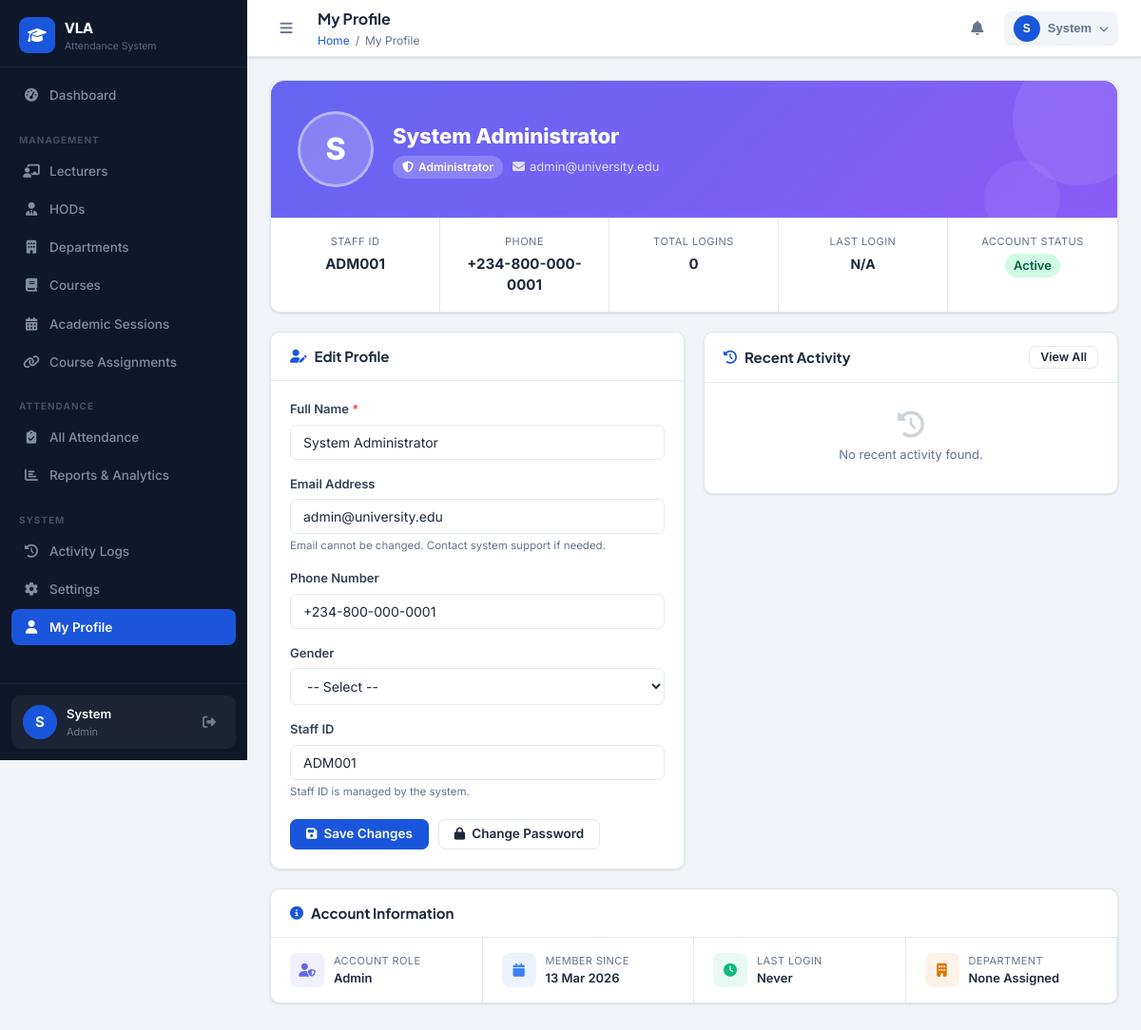
Screenshot of /admin/profile.php (signed in) with the database file from the repository.
### tables this page shows
CREATE TABLE IF NOT EXISTS users (
    id INT AUTO_INCREMENT PRIMARY KEY,
    full_name VARCHAR(150) NOT NULL,
    email VARCHAR(150) NOT NULL UNIQUE,
    phone VARCHAR(20),
    password VARCHAR(255) NOT NULL,
    role ENUM('admin','hod','lecturer') NOT NULL DEFAULT 'lecturer',
    department_id INT,
    staff_id VARCHAR(50) UNIQUE,
    gender ENUM('male','female','other'),
    qualification VARCHAR(200),
    specialization VARCHAR(200),
    profile_photo VARCHAR(255) DEFAULT 'default.png',
    status ENUM('active','inactive','suspended') DEFAULT 'active',
    last_login DATETIME,
    reset_token VARCHAR(100),
    reset_expires DATETIME,
    created_at TIMESTAMP DEFAULT CURRENT_TIMESTAMP,
    updated_at TIMESTAMP DEFAULT CURRENT_TIMESTAMP ON UPDATE CURRENT_TIMESTAMP,
    FOREIGN KEY (department_id) REFERENCES departments(id) ON DELETE SET NULL
);

### includes/functions.php (called while the page is built, shortened)
<?php
if (!function_exists('clean')) {
    function clean(string $str): string {
        return htmlspecialchars(trim($str), ENT_QUOTES, 'UTF-8');
    }
}
if (!function_exists('getCurrentUser')) {
    function getCurrentUser(): ?array {
        $conn = getDBConnection();
        $uid = (int)$_SESSION['user_id'];
        $r = $conn->query("SELECT u.*, d.name as dept_name, d.code as dept_code
            FROM users u LEFT JOIN departments d ON u.department_id = d.id
            WHERE u.id = $uid LIMIT 1");
        return $r ? $r->fetch_assoc() : null;
    }
}

### admin/profile.php (the view, shortened to what this page needs)
<?php
require_once '../includes/functions.php';
$pageTitle = 'My Profile';
$conn = getDBConnection();
$uid  = (int)$_SESSION['user_id'];
$loginCount = $conn->query("SELECT COUNT(*) AS c FROM activity_logs WHERE user_id=$uid AND action='LOGIN'")->fetch_assoc()['c'];
$recentLogs = $conn->query("SELECT * FROM activity_logs WHERE user_id=$uid ORDER BY created_at DESC LIMIT 8");
$sidebarItems = [
    ['url'=>'admin/dashboard.php',    'icon'=>'fas fa-tachometer-alt',     'label'=>'Dashboard'],
    ['divider'=>'Management'],
    ['url'=>'admin/lecturers.php',    'icon'=>'fas fa-chalkboard-teacher', 'label'=>'Lecturers'],
    ['url'=>'admin/hods.php',         'icon'=>'fas fa-user-tie',            'label'=>'HODs'],
    ['url'=>'admin/departments.php',  'icon'=>'fas fa-building',            'label'=>'Departments'],
    ['url'=>'admin/courses.php',      'icon'=>'fas fa-book',                'label'=>'Courses'],
    ['url'=>'admin/sessions.php',     'icon'=>'fas fa-calendar-alt',        'label'=>'Academic Sessions'],
    ['url'=>'admin/assignments.php',  'icon'=>'fas fa-link',                'label'=>'Course Assignments'],
    ['divider'=>'Attendance'],
    ['url'=>'admin/attendance.php',   'icon'=>'fas fa-clipboard-check',     'label'=>'All Attendance'],
    ['url'=>'admin/reports.php',      'icon'=>'fas fa-chart-bar',           'label'=>'Reports & Analytics'],
    ['divider'=>'System'],
    ['url'=>'admin/activity_logs.php','icon'=>'fas fa-history',             'label'=>'Activity Logs'],
    ['url'=>'admin/settings.php',     'icon'=>'fas fa-cog',                 'label'=>'Settings'],
    ['url'=>'admin/profile.php',      'icon'=>'fas fa-user',                'label'=>'My Profile', 'active'=>true],
];
$breadcrumb = [['label' => 'My Profile']];
include '../includes/header.php';
?>
<div style="max-width:900px">
    <div class="card" style="margin-bottom:20px">
        <div style="background:linear-gradient(135deg,#6366f1 0%,#8b5cf6 100%);border-radius:14px 14px 0 0;padding:32px 28px;position:relative;overflow:hidden">
            <div style="position:absolute;top:-30px;right:-30px;width:140px;height:140px;border-radius:50%;background:rgba(255,255,255,.08)"></div>
            <div style="position:absolute;bottom:-20px;right:60px;width:80px;height:80px;border-radius:50%;background:rgba(255,255,255,.06)"></div>
            <div style="display:flex;align-items:center;gap:20px;position:relative">
                <div style="width:80px;height:80px;border-radius:50%;background:rgba(255,255,255,.2);backdrop-filter:blur(10px);border:3px solid rgba(255,255,255,.4);display:flex;align-items:center;justify-content:center;font-size:32px;font-weight:800;color:#fff;flex-shrink:0">
                    <?= strtoupper(substr($user['full_name'], 0, 1)) ?>
                </div>
                <div>
                    <h2 style="color:#fff;font-size:22px;font-weight:800;margin:0 0 4px"><?= clean($user['full_name']) ?></h2>
                    <div style="display:flex;align-items:center;gap:10px;flex-wrap:wrap">
                        <span style="background:rgba(255,255,255,.2);color:#fff;font-size:12px;padding:3px 10px;border-radius:20px;font-weight:600">
                            <i class="fas fa-shield-alt" style="margin-right:5px"></i>Administrator
                        </span>
                        <span style="color:rgba(255,255,255,.8);font-size:13px">
                            <i class="fas fa-envelope" style="margin-right:5px"></i><?= clean($user['email']) ?>
                        </span>
                    </div>
                </div>
            </div>
        </div>
        <div style="display:grid;grid-template-columns:repeat(auto-fit,minmax(150px,1fr));border-top:1px solid var(--border)">
            <div style="padding:16px 20px;text-align:center;border-right:1px solid var(--border)">
                <div style="font-size:11px;color:var(--text-muted);text-transform:uppercase;letter-spacing:.5px;margin-bottom:4px">Staff ID</div>
                <div style="font-weight:700;font-size:15px"><?= clean($user['staff_id'] ?? '—') ?></div>
            </div>
            <div style="padding:16px 20px;text-align:center;border-right:1px solid var(--border)">
                <div style="font-size:11px;color:var(--text-muted);text-transform:uppercase;letter-spacing:.5px;margin-bottom:4px">Phone</div>
                <div style="font-weight:700;font-size:15px"><?= clean($user['phone'] ?? '—') ?></div>
            </div>
            <div style="padding:16px 20px;text-align:center;border-right:1px solid var(--border)">
                <div style="font-size:11px;color:var(--text-muted);text-transform:uppercase;letter-spacing:.5px;margin-bottom:4px">Total Logins</div>
                <div style="font-weight:700;font-size:15px"><?= $loginCount ?></div>
            </div>
            <div style="padding:16px 20px;text-align:center;border-right:1px solid var(--border)">
                <div style="font-size:11px;color:var(--text-muted);text-transform:uppercase;letter-spacing:.5px;margin-bottom:4px">Last Login</div>
                <div style="font-weight:700;font-size:14px"><?= $user['last_login'] ? formatDate($user['last_login'], 'd M Y') : 'N/A' ?></div>
            </div>
            <div style="padding:16px 20px;text-align:center">
                <div style="font-size:11px;color:var(--text-muted);text-transform:uppercase;letter-spacing:.5px;margin-bottom:4px">Account Status</div>
                <span class="badge badge-success" style="font-size:13px"><?= ucfirst($user['status'] ?? 'active') ?></span>
            </div>
        </div>
    </div>
    <div class="grid-2" style="align-items:start">
        <div class="card" style="margin-bottom:0">
            <div class="card-header">
                <span class="card-title"><i class="fas fa-user-edit"></i> Edit Profile</span>
            </div>
            <div class="card-body">
                <form method="POST">
                    <div class="form-group" style="margin-bottom:16px">
                        <label>Full Name <span class="req">*</span></label>
                        <input type="text" name="full_name" class="form-control"
                               value="<?= clean($user['full_name']) ?>" required>
                    </div>
                    <div class="form-group" style="margin-bottom:16px">
                        <label>Email Address</label>
                        <input type="email" class="form-control"
                               value="<?= clean($user['email']) ?>" disabled>
                        <div class="form-hint">Email cannot be changed. Contact system support if needed.</div>
                    </div>
                    <div class="form-group" style="margin-bottom:16px">
                        <label>Phone Number</label>
                        <input type="text" name="phone" class="form-control"
                               value="<?= clean($user['phone'] ?? '') ?>"
                               placeholder="+234-800-000-0000">
                    </div>
                    <div class="form-group" style="margin-bottom:16px">
                        <label>Gender</label>
                        <select name="gender" class="form-control">
                            <option value="">-- Select --</option>
                        </select>
                    </div>
                    <div class="form-group" style="margin-bottom:20px">
                        <label>Staff ID</label>
                        <input type="text" class="form-control"
                               value="<?= clean($user['staff_id'] ?? '') ?>" disabled>
                        <div class="form-hint">Staff ID is managed by the system.</div>
                    </div>
                    <div style="display:flex;gap:10px">
                        <button type="submit" class="btn btn-primary">
                            <i class="fas fa-save"></i> Save Changes
                        </button>
                        <a href="change_password.php" class="btn btn-outline">
                            <i class="fas fa-lock"></i> Change Password
                        </a>
                    </div>
                </form>
            </div>
        </div>
        <div class="card" style="margin-bottom:0">
            <div class="card-header">
                <span class="card-title"><i class="fas fa-history"></i> Recent Activity</span>
                <a href="activity_logs.php" class="btn btn-outline btn-sm">View All</a>
            </div>
            <div class="card-body" style="padding:0">
                <?php if ($recentLogs->num_rows === 0): ?>
                <div style="padding:30px;text-align:center;color:var(--text-muted)">
                    <i class="fas fa-history" style="font-size:28px;margin-bottom:8px;opacity:.3"></i>
                    <p style="margin:0;font-size:13px">No recent activity found.</p>
                </div>
                <?php endif ?>
            </div>
        </div>
    </div>
    <div class="card" style="margin-top:20px">
        <div class="card-header">
            <span class="card-title"><i class="fas fa-info-circle"></i> Account Information</span>
        </div>
        <div style="display:grid;grid-template-columns:repeat(auto-fit,minmax(200px,1fr));gap:0">
            <?php
            $info = [
                ['Account Role',    ucfirst($user['role'] ?? 'admin'),                   'fas fa-user-shield', '#6366f1'],
                ['Member Since',    $user['created_at'] ? formatDate($user['created_at'], 'd M Y') : 'N/A', 'fas fa-calendar', '#3b82f6'],
                ['Last Login',      $user['last_login']  ? formatDate($user['last_login'],  'd M Y, H:i') : 'Never', 'fas fa-clock', '#10b981'],
                ['Department',      $user['dept_name'] ?? 'None Assigned',               'fas fa-building', '#d97706'],
            ];
            foreach ($info as [$label, $value, $icon, $color]): ?>
            <div style="padding:16px 20px;border-right:1px solid var(--border);last-child:border-right:none">
                <div style="display:flex;align-items:center;gap:10px">
                    <div style="width:36px;height:36px;border-radius:8px;background:<?= $color ?>18;color:<?= $color ?>;display:grid;place-items:center;flex-shrink:0">
                        <i class="<?= $icon ?>"></i>
                    </div>
                    <div>
                        <div style="font-size:11px;color:var(--text-muted);text-transform:uppercase;letter-spacing:.4px"><?= $label ?></div>
                        <div style="font-size:13px;font-weight:600;color:var(--text)"><?= clean($value) ?></div>
                    </div>
                </div>
            </div>
            <?php endforeach ?>
        </div>
    </div>
</div>
<?php include '../includes/footer.php'; ?>

### includes/header.php (shortened to what this page needs)
<?php
$user = getCurrentUser();
$roleDashboard = [
    'admin'    => BASE_URL . 'admin/dashboard.php',
    'hod'      => BASE_URL . 'hod/dashboard.php',
    'lecturer' => BASE_URL . 'lecturer/dashboard.php',
];
$dashLink = $roleDashboard[$_SESSION['role'] ?? ''] ?? BASE_URL . 'index.php';
?>
<!DOCTYPE html>
<html lang="en">
<head>
<link rel="stylesheet" href="https://cdnjs.cloudflare.com/ajax/libs/font-awesome/6.4.2/css/all.min.css">
<link rel="stylesheet" href="<?= BASE_URL ?>assets/css/style.css">
</head>
<body>
<aside class="sidebar" id="sidebar">
  <div class="sidebar-brand">
    <div class="brand-icon"><i class="fas fa-graduation-cap"></i></div>
    <div class="brand-text">
      <span class="brand-name">VLA</span>
      <span class="brand-sub">Attendance System</span>
    </div>
  </div>
  <nav class="sidebar-nav">
    <?php if (isset($sidebarItems) && is_array($sidebarItems)): ?>
      <?php foreach ($sidebarItems as $item): ?>
        <?php if (isset($item['divider'])): ?>
          <div class="nav-divider"><?= clean($item['divider']) ?></div>
        <?php else: ?>
          <a href="<?= BASE_URL . $item['url'] ?>" class="nav-item <?= (isset($item['active']) && $item['active']) ? 'active' : '' ?>">
            <i class="<?= $item['icon'] ?>"></i>
            <span><?= clean($item['label']) ?></span>
          </a>
        <?php endif ?>
      <?php endforeach ?>
    <?php endif ?>
  </nav>
  <div class="sidebar-footer">
    <div class="user-card">
      <div class="user-avatar">
        <?= strtoupper(substr($user['full_name'] ?? 'U', 0, 1)) ?>
      </div>
      <div class="user-info">
        <span class="user-name"><?= clean(explode(' ', $user['full_name'] ?? 'User')[0]) ?></span>
        <span class="user-role"><?= ucfirst($_SESSION['role'] ?? '') ?></span>
      </div>
      <a href="<?= BASE_URL ?>logout.php" class="logout-btn" title="Logout"><i class="fas fa-sign-out-alt"></i></a>
    </div>
  </div>
</aside>
<div class="main-wrapper" id="mainWrapper">
  <header class="topbar">
    <button class="sidebar-toggle" id="sidebarToggle">
      <i class="fas fa-bars"></i>
    </button>
    <div class="topbar-title">
      <h1 class="page-title"><?= isset($pageTitle) ? clean($pageTitle) : 'Dashboard' ?></h1>
      <?php if (isset($breadcrumb)): ?>
        <nav class="breadcrumb-nav">
          <a href="<?= $dashLink ?>">Home</a>
          <?php foreach ($breadcrumb as $crumb): ?>
            <span class="sep">/</span>
            <?php if (isset($crumb['url'])): ?>
              <a href="<?= BASE_URL . $crumb['url'] ?>"><?= clean($crumb['label']) ?></a>
            <?php else: ?>
              <span><?= clean($crumb['label']) ?></span>
            <?php endif ?>
          <?php endforeach ?>
        </nav>
      <?php endif ?>
    </div>
    <div class="topbar-actions">
      <div class="notif-wrapper">
        <button class="icon-btn notif-btn" id="notifBtn">
          <i class="fas fa-bell"></i>
        </button>
      </div>
      <div class="profile-wrapper">
        <button class="icon-btn profile-btn" id="profileBtn">
          <div class="profile-avatar"><?= strtoupper(substr($user['full_name'] ?? 'U', 0, 1)) ?></div>
          <span class="profile-name"><?= clean(explode(' ', $user['full_name'] ?? 'User')[0]) ?></span>
          <i class="fas fa-chevron-down"></i>
        </button>
      </div>
    </div>
  </header>
  <main class="content-area">

### rows the page displays
users: full_name "S", full_name "System", full_name "System Administrator", email "admin@university.edu", staff "ADM001", phone "+234-800-000-0001", status "Active"

### other values shown
$item['label'] "Dashboard"
$item['divider'] "MANAGEMENT"
$item['label'] "Lecturers"
$item['label'] "HODs"
$item['label'] "Departments"
$item['label'] "Courses"
$item['label'] "Academic Sessions"
$item['label'] "Course Assignments"
$item['divider'] "ATTENDANCE"
$item['label'] "All Attendance"
$item['label'] "Reports & Analytics"
$item['divider'] "SYSTEM"
$item['label'] "Activity Logs"
$item['label'] "Settings"
$item['label'] "My Profile"
